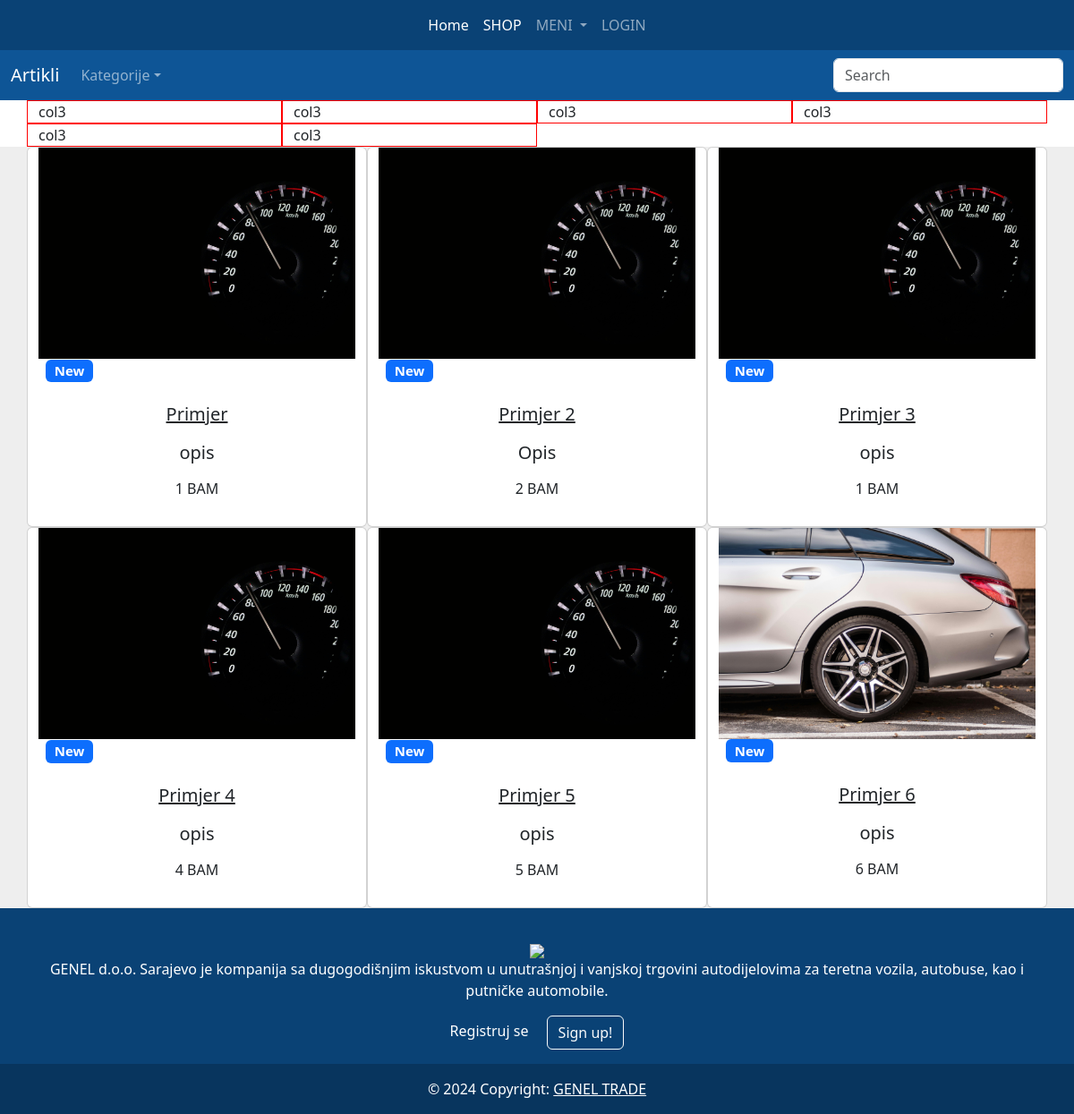
The app's page /shop/, older data.
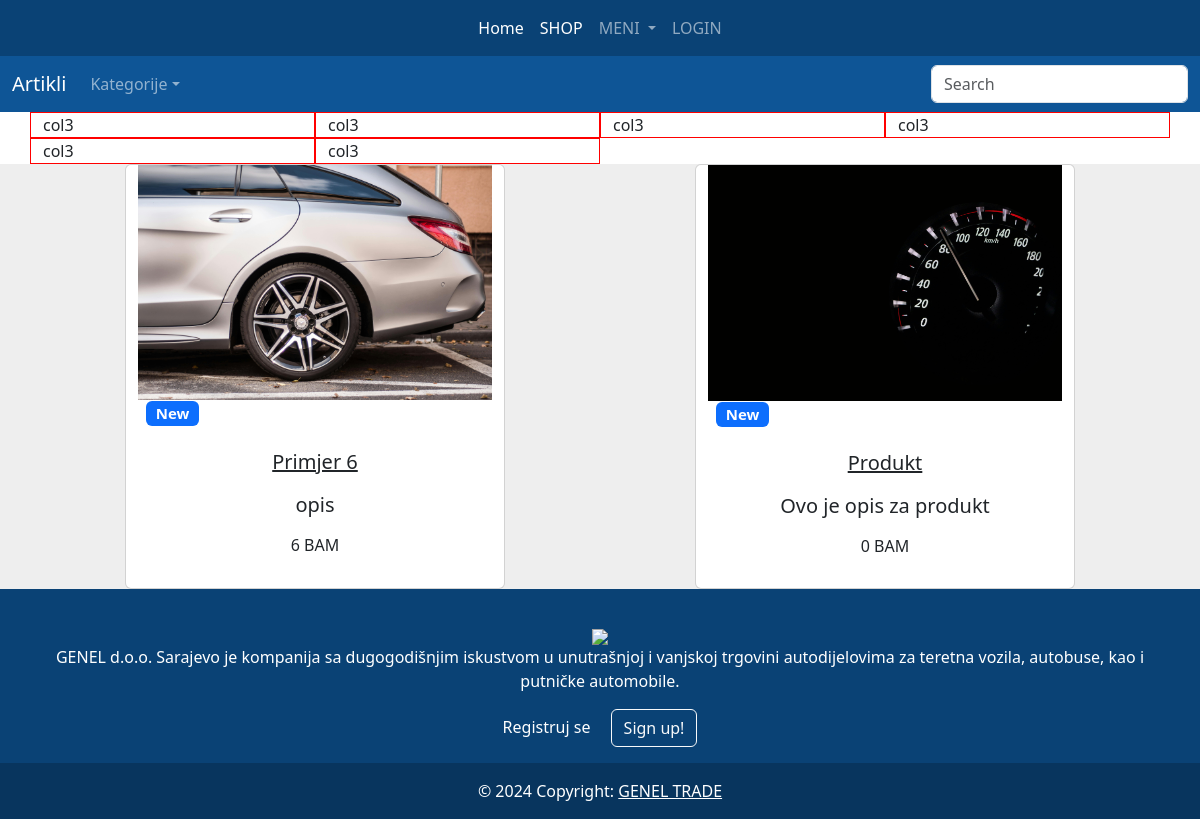
The same page, newer data.
### main/models.py (models this page shows)
class Product(models.Model):
    cat = (
        ("Retrovizori","Retrovizori"),
        ("Farovi","Farovi"),
        ("Stopke","Stopke"),
        ("Gabariti","Gabariti"),
        ("Masine za injektore","Masine za injektore"),
        ("Sijalice","Sijalice"),
        ("Semerinzi","Semerinzi"),
        ("Zracni jastuci","Zracni jastuci"),
        ("Kocioni sistemi","Kocioni sistemi"),
        ("Dizel program","Dizel program"),
        ("Zracni ventili i reparacije","Zracni ventili i reparacije"),
        ("Crijeva za vodu","Crijeva za vodu"),
        ("Karoserija","Karoserija"),
        ("Hidraulika","Hidraulika"),
        ("Kompresori zraka","Kompresori zraka"),
        ("Grijanje i hladjenje","Grijanje i hladjenje"),
        ("Filteri","Filteri"),
        ("Ulje i maziva","Ulje i maziva"),
        ("Setovi kvacila","Setovi kvacila"),
        ("Dijelovi diferencijala i reduktora","Dijelovi diferencijala i reduktora"),
        ("Spojnice i prikljucci","Spojnice i prikljucci")
    )
    name = models.CharField( max_length=150)
    description = models.CharField(max_length=250)
    price = models.IntegerField()
    category = models.CharField(max_length=125,choices=cat, default="Farovi")
    image = models.ImageField(upload_to="static/images/",default="static/images/genelthumb.jpg")
    oem = models.CharField(max_length=50,default="123")
    fabric = models.CharField(max_length=50,default="123")
    o = models.IntegerField(default=0)

### main/views.py (the view, shortened to what this page needs)
# urls.py: path("shop/",views.ShopView.as_view(),name="shop"),
class ShopView(View):
    def get(self,request):
        products = Product.objects.all()
        return render(request,"shop.html",{"products":products})

### templates/shop.html (shortened to what this page needs)
{%extends 'base.html' %}
{%block main%}
<nav class="navbar navbar-expand-md navbar-dark " style="background-color:#0e5596;" aria-label="Fourth navbar example">
  <div class="container-fluid">
    <a class="navbar-brand" href="#">Artikli</a>
    <div class="collapse navbar-collapse" id="navbarsExample04">
      <ul class="navbar-nav me-auto mb-2 mb-md-0">
        <li class="nav-item dropdown">
          <a class="nav-link dropdown-toggle" href="#" id="dropdown04" data-bs-toggle="dropdown" aria-expanded="false">Kategorije</a>
        </li>
      </ul>
      <form method="POST">
        <input class="form-control" type="text" placeholder="Search" aria-label="Search" name="search">
      </form>
    </div>
  </div>
</nav>
<div class="container">
  <div class="row">
    <div class="col-3" style="border:1px solid red;">
      col3
    </div>
    <div class="col-3" style="border:1px solid red;">
      col3
    </div>
    <div class="col-3" style="border:1px solid red;">
      col3
    </div>
    <div class="col-3" style="border:1px solid red;">
      col3
    </div>
    <div class="col-3" style="border:1px solid red;">
      col3
    </div>
    <div class="col-3" style="border:1px solid red;">
      col3
    </div>
  </div>
</div>
<section style="background-color: #eee;margin-top:0;">
    <div class="text-center container ">
      <div class="row">
        {%for i in products%}
        <div class="card col-4 container">
              <a href="{% url 'product' pk=i.id %}">
            <div class="bg-image hover-zoom ripple ripple-surface ripple-surface-light"
              data-mdb-ripple-color="light">
              {%load static%}
              <img src="{{i.image.url}}"
                class="w-100" />
              <a href="#!">
                <div class="mask">
                  <div class="d-flex justify-content-start align-items-end h-100">
                    <h5><span class="badge bg-primary ms-2">New</span></h5>
                  </div>
                </div>
              </a>
            </div>
            <div class="card-body">
              <a href="" class="text-reset">
                <h5 class="card-title mb-3">{{i.name}}</h5>
              </a>
              <div href="" class="text-reset lead">
                <p>{{i.description}}</p>
              </div>
              <h6 class="mb-3">{{i.price}} BAM</h6>
            </div>
        </a>
        </div>
        {%endfor%}
  </section>
{%endblock main%}

Row changes from the older to the newer data that the page shows:
removed Product: image (picture), name "Primjer", description "opis", price "1"
removed Product: image (picture), name "Primjer 2", description "Opis", price "2"
removed Product: image (picture), name "Primjer 3", description "opis", price "1"
removed Product: image (picture), name "Primjer 4", description "opis", price "4"
removed Product: image (picture), name "Primjer 5", description "opis", price "5"
added Product: image (picture), name "Produkt", description "Ovo je opis za produkt", price "0"
